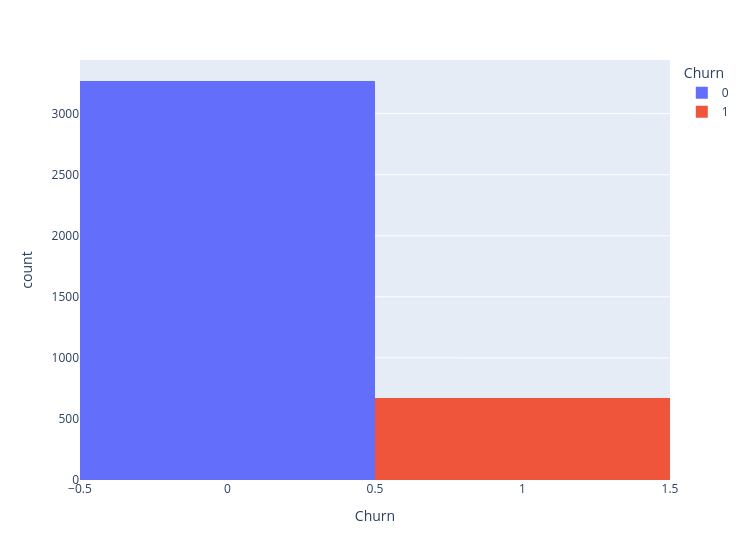

Notebook code cell kept with this figure:
### Code cell
# visualização da proporção do churn através de gráfico
import plotly.express as px

coluna1 = 'Churn'
grafico = px.histogram(tabela_de_clientes, x=coluna1, color='Churn', width=750, )
grafico.show()

### Figure 1 — Plotly figure (JSON) as saved in the notebook; plotly's stock layout.template omitted (floating-point values rounded to 4 significant figures; data arrays with more than 128 entries replaced by an {"elided": "..."} marker saying what was removed)
{"data": [{"bingroup": "x", "hovertemplate": "Churn=%{x}<br>count=%{y}<extra></extra>", "legendgroup": "0", "marker": {"color": "#636efa", "pattern": {"shape": ""}}, "name": "0", "orientation": "v", "showlegend": true, "type": "histogram", "x": {"elided": "3267 int values"}, "xaxis": "x", "yaxis": "y"}, {"bingroup": "x", "hovertemplate": "Churn=%{x}<br>count=%{y}<extra></extra>", "legendgroup": "1", "marker": {"color": "#EF553B", "pattern": {"shape": ""}}, "name": "1", "orientation": "v", "showlegend": true, "type": "histogram", "x": {"elided": "674 int values"}, "xaxis": "x", "yaxis": "y"}], "layout": {"barmode": "relative", "legend": {"title": {"text": "Churn"}, "tracegroupgap": 0}, "margin": {"t": 60}, "width": 750, "xaxis": {"anchor": "y", "categoryarray": [0, 1], "categoryorder": "array", "domain": [0, 1], "title": {"text": "Churn"}}, "yaxis": {"anchor": "x", "domain": [0, 1], "title": {"text": "count"}}}}
